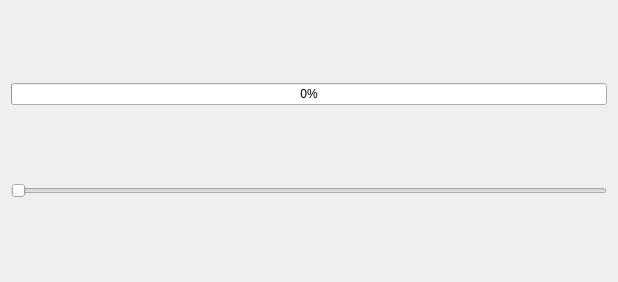
<?xml version="1.0" encoding="UTF-8"?>
<ui version="4.0">
 <class>Widget</class>
 <widget class="QWidget" name="Widget">
  <property name="geometry">
   <rect>
    <x>0</x>
    <y>0</y>
    <width>618</width>
    <height>282</height>
   </rect>
  </property>
  <property name="windowTitle">
   <string>Widget</string>
  </property>
  <layout class="QVBoxLayout" name="verticalLayout">
   <item>
    <widget class="QProgressBar" name="progressBar">
     <property name="value">
      <number>0</number>
     </property>
    </widget>
   </item>
   <item>
    <widget class="QSlider" name="horizontalSlider">
     <property name="orientation">
      <enum>Qt::Horizontal</enum>
     </property>
    </widget>
   </item>
  </layout>
 </widget>
 <layoutdefault spacing="6" margin="11"/>
 <resources/>
 <connections/>
</ui>
